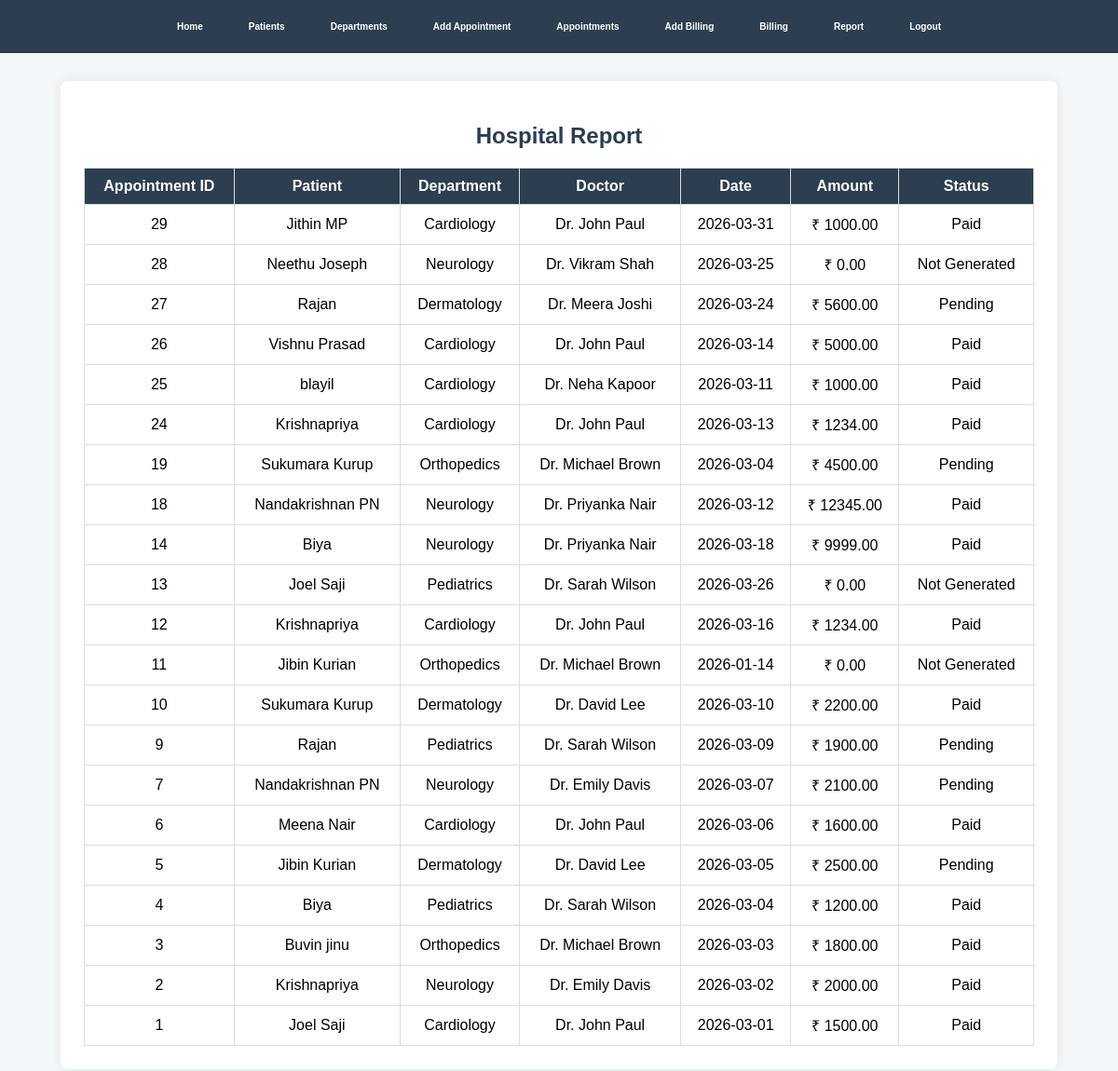
/report.php (signed in), run on the app's committed database.
### tables this page shows
CREATE TABLE `appointments` (
  `appointment_id` int(11) NOT NULL,
  `patient_id` int(11) DEFAULT NULL,
  `doctor_id` int(11) DEFAULT NULL,
  `appointment_date` date DEFAULT NULL,
  `status` varchar(50) DEFAULT 'Scheduled'
);

CREATE TABLE `patients` (
  `patient_id` int(11) NOT NULL,
  `name` varchar(100) NOT NULL,
  `gender` enum('Male','Female','Other') DEFAULT NULL,
  `age` int(11) DEFAULT NULL CHECK (`age` > 0),
  `phone` varchar(15) DEFAULT NULL
);

CREATE TABLE `departments` (
  `dept_id` int(11) NOT NULL,
  `dept_name` varchar(100) NOT NULL
);

CREATE TABLE `doctors` (
  `doctor_id` int(11) NOT NULL,
  `name` varchar(100) NOT NULL,
  `specialization` varchar(100) DEFAULT NULL,
  `phone` varchar(15) DEFAULT NULL,
  `dept_id` int(11) DEFAULT NULL
);

### report.php (the view, shortened to what this page needs)
<?php
include 'db.php';
$result = $conn->query("
SELECT
    a.appointment_id,
    p.name AS Patient,
    dept.dept_name AS Department,
    d.name AS Doctor,
    a.appointment_date,
    IFNULL(b.amount, 0) AS amount,
    IFNULL(b.payment_status, 'Not Generated') AS payment_status
FROM appointments a
JOIN patients p ON a.patient_id = p.patient_id
JOIN doctors d ON a.doctor_id = d.doctor_id
JOIN departments dept ON d.dept_id = dept.dept_id
LEFT JOIN billing b ON a.appointment_id = b.appointment_id
ORDER BY a.appointment_id DESC
");
?>
<!DOCTYPE html>
<html>
<head>
    <link rel="stylesheet" href="style.css">
</head>
<body>
<div class="navbar">
    <a href="index.php">Home</a>
    <a href="patients.php">Patients</a>
    <a href="departments.php">Departments</a>
    <a href="add_appointment.php">Add Appointment</a>
    <a href="appointments.php">Appointments</a>
    <a href="add_billing.php">Add Billing</a>
    <a href="billing.php">Billing</a>
    <a href="report.php">Report</a>
    <a href="logout.php">Logout</a>
</div>
<div class="container">
<h2>Hospital Report</h2>
<table>
<tr>
    <th>Appointment ID</th>
    <th>Patient</th>
    <th>Department</th>
    <th>Doctor</th>
    <th>Date</th>
    <th>Amount</th>
    <th>Status</th>
</tr>
<?php while($row = $result->fetch_assoc()) { ?>
<tr>
    <td><?php echo $row['appointment_id']; ?></td>
    <td><?php echo $row['Patient']; ?></td>
    <td><?php echo $row['Department']; ?></td>
    <td><?php echo $row['Doctor']; ?></td>
    <td><?php echo $row['appointment_date']; ?></td>
    <td>₹ <?php echo $row['amount']; ?></td>
    <td><?php echo $row['payment_status']; ?></td>
</tr>
<?php } ?>
</table>
</div>
</body>
</html>

### style.css (style rules this page uses)
body { font-family: Arial, sans-serif; background-color: #f4f7fa; margin: 0; padding: 0; }
h1, h2 { text-align: center; color: #2c3e50; }
.navbar { background-color: #2c3e50; padding: 15px 20px; display: flex; flex-wrap: wrap; justify-content: center; align-items: center; gap: 25px; }
.navbar a { color: white; text-decoration: none; font-size: 10px; font-weight: 600; padding: 8px 12px; transition: 0.3s; }
.container { width: 85%; margin: 30px auto; background: white; padding: 25px; border-radius: 8px; box-shadow: 0px 0px 12px rgba(0,0,0,0.08); }
table { width: 100%; border-collapse: collapse; margin-top: 20px; }
table, th, td { border: 1px solid #ddd; }
th { background-color: #2c3e50; color: white; padding: 10px; }
td { padding: 10px; text-align: center; }

### data on the page
appointments: appointment_id "29", patient.name "Jithin MP", departments.dept_name "Cardiology", doctor.name "Dr. John Paul", appointment_date "2026-03-31", amount "1000.00", payment_status "Paid"
appointments: appointment_id "28", patient.name "Neethu Joseph", departments.dept_name "Neurology", doctor.name "Dr. Vikram Shah", appointment_date "2026-03-25", amount "0.00", payment_status "Not Generated"
appointments: appointment_id "27", patient.name "Rajan", departments.dept_name "Dermatology", doctor.name "Dr. Meera Joshi", appointment_date "2026-03-24", amount "5600.00", payment_status "Pending"
appointments: appointment_id "26", patient.name "Vishnu Prasad", departments.dept_name "Cardiology", doctor.name "Dr. John Paul", appointment_date "2026-03-14", amount "5000.00", payment_status "Paid"
appointments: appointment_id "25", patient.name "blayil", departments.dept_name "Cardiology", doctor.name "Dr. Neha Kapoor", appointment_date "2026-03-11", amount "1000.00", payment_status "Paid"
appointments: appointment_id "24", patient.name "Krishnapriya", departments.dept_name "Cardiology", doctor.name "Dr. John Paul", appointment_date "2026-03-13", amount "1234.00", payment_status "Paid"
appointments: appointment_id "19", patient.name "Sukumara Kurup", departments.dept_name "Orthopedics", doctor.name "Dr. Michael Brown", appointment_date "2026-03-04", amount "4500.00", payment_status "Pending"
appointments: appointment_id "18", patient.name "Nandakrishnan PN", departments.dept_name "Neurology", doctor.name "Dr. Priyanka Nair", appointment_date "2026-03-12", amount "12345.00", payment_status "Paid"
appointments: appointment_id "14", patient.name "Biya", departments.dept_name "Neurology", doctor.name "Dr. Priyanka Nair", appointment_date "2026-03-18", amount "9999.00", payment_status "Paid"
appointments: appointment_id "13", patient.name "Joel Saji", departments.dept_name "Pediatrics", doctor.name "Dr. Sarah Wilson", appointment_date "2026-03-26", amount "0.00", payment_status "Not Generated"
appointments: appointment_id "12", patient.name "Krishnapriya", departments.dept_name "Cardiology", doctor.name "Dr. John Paul", appointment_date "2026-03-16", amount "1234.00", payment_status "Paid"
appointments: appointment_id "11", patient.name "Jibin Kurian", departments.dept_name "Orthopedics", doctor.name "Dr. Michael Brown", appointment_date "2026-01-14", amount "0.00", payment_status "Not Generated"
appointments: appointment_id "10", patient.name "Sukumara Kurup", departments.dept_name "Dermatology", doctor.name "Dr. David Lee", appointment_date "2026-03-10", amount "2200.00", payment_status "Paid"
appointments: appointment_id "9", patient.name "Rajan", departments.dept_name "Pediatrics", doctor.name "Dr. Sarah Wilson", appointment_date "2026-03-09", amount "1900.00", payment_status "Pending"
appointments: appointment_id "7", patient.name "Nandakrishnan PN", departments.dept_name "Neurology", doctor.name "Dr. Emily Davis", appointment_date "2026-03-07", amount "2100.00", payment_status "Pending"
appointments: appointment_id "6", patient.name "Meena Nair", departments.dept_name "Cardiology", doctor.name "Dr. John Paul", appointment_date "2026-03-06", amount "1600.00", payment_status "Paid"
appointments: appointment_id "5", patient.name "Jibin Kurian", departments.dept_name "Dermatology", doctor.name "Dr. David Lee", appointment_date "2026-03-05", amount "2500.00", payment_status "Pending"
appointments: appointment_id "4", patient.name "Biya", departments.dept_name "Pediatrics", doctor.name "Dr. Sarah Wilson", appointment_date "2026-03-04", amount "1200.00", payment_status "Paid"
appointments: appointment_id "3", patient.name "Buvin jinu", departments.dept_name "Orthopedics", doctor.name "Dr. Michael Brown", appointment_date "2026-03-03", amount "1800.00", payment_status "Paid"
appointments: appointment_id "2", patient.name "Krishnapriya", departments.dept_name "Neurology", doctor.name "Dr. Emily Davis", appointment_date "2026-03-02", amount "2000.00", payment_status "Paid"
appointments: appointment_id "1", patient.name "Joel Saji", departments.dept_name "Cardiology", doctor.name "Dr. John Paul", appointment_date "2026-03-01", amount "1500.00", payment_status "Paid"
